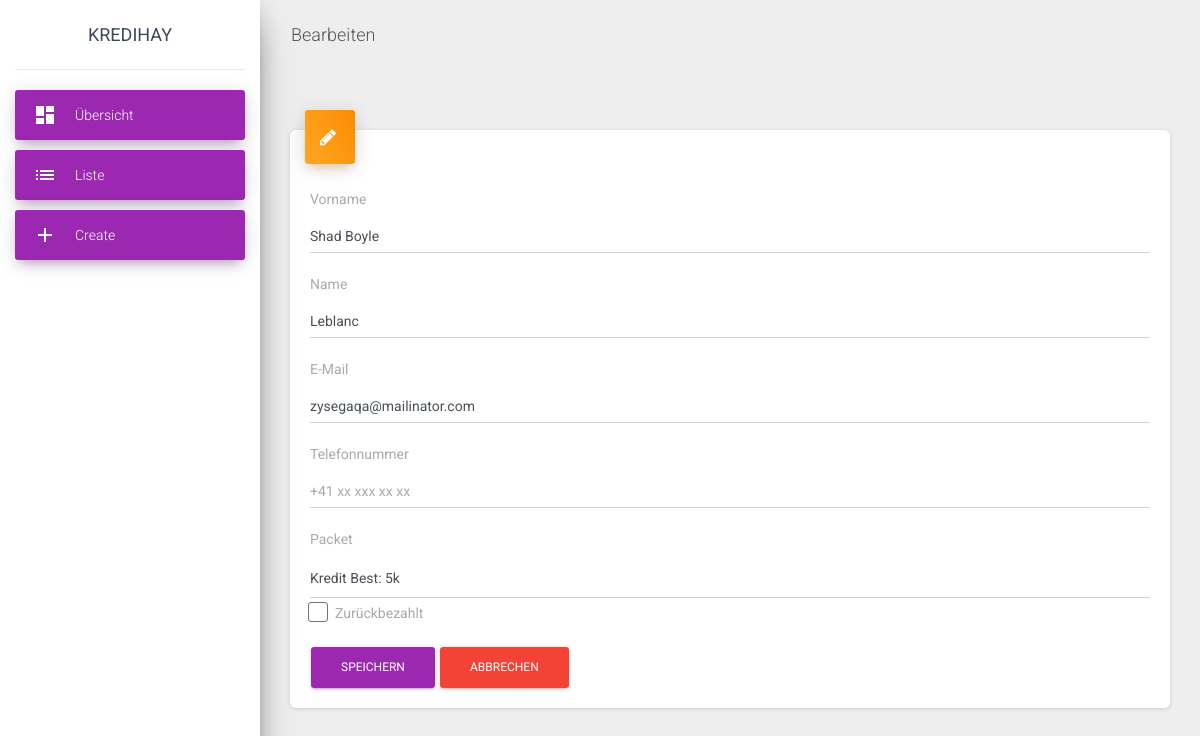
Screenshot of /Code/edit?id=1 with the database file from the repository.
### tables this page shows
CREATE TABLE `loans` (
  `id` int(11) NOT NULL,
  `prename` varchar(50) NOT NULL,
  `lastname` varchar(50) NOT NULL,
  `email` varchar(255) NOT NULL,
  `phone` varchar(50) DEFAULT NULL,
  `rate` int(11) NOT NULL,
  `fk_creditpackages_id` int(11) NOT NULL,
  `paidback` tinyint(1) NOT NULL DEFAULT '0',
  `startdate` datetime NOT NULL DEFAULT CURRENT_TIMESTAMP
);

CREATE TABLE `creditpackages` (
  `id` int(11) NOT NULL,
  `name` varchar(255) NOT NULL
);

### Code/app/Controllers/EditController.php (called while the page is built, shortened)
<?php
 class EditController
 {
     public function show()
     {
         $id = $_GET['id'] ?? '';
         $loan = Loan::getById($id);
         require './app/Views/edit.view.php';
     }
 }

### Code/core/Router.php (called while the page is built, shortened)
<?php
class Router
{
    protected array $routes = [];
    public function run(string $url)
    {
        $url = $this->cleanUrl($url);
        [$controller, $method] = explode('@', $this->routes[$url]);
        $handler = new $controller;
        return $handler->$method();
    }
    protected function cleanUrl(string $url) : string
    {
        return strtolower(trim($url, '/'));
    }
}

### Code/index.php (called while the page is built, shortened)
<?php
$routes = [
    '/' => 'HomeController@show',
    '/404' => 'SiteNotFoundController@show',
    '/create' => 'CreateController@show',
    '/list' => 'ListController@show',
    '/edit' => 'EditController@show',
    '/add' => 'CreateController@validate',
    '/update' => 'EditController@validate',
    '/state' => 'EditController@changeState'
];
$router = new Router($routes);
$router->run($_GET['url'] ?? '');

### Code/core/helpers.php (called while the page is built, shortened)
<?php
$dbInstance = null;
function db(): PDO
{
    global $dbInstance;
    if ($dbInstance) {
        return $dbInstance;
    }
    require 'Config/dbInfo.php';
    try {
        $dbInstance = new PDO('mysql:host=localhost;dbname=' . $DataBaseConfig['name'], $DataBaseConfig['username'], $DataBaseConfig['password'], [
            PDO::ATTR_ERRMODE            => PDO::ERRMODE_EXCEPTION,
            PDO::MYSQL_ATTR_INIT_COMMAND => 'SET NAMES utf8',
        ]);
        return $dbInstance;
    } catch (PDOException $e) {
        die('Keine Verbindung zur Datenbank möglich: ' . $e->getMessage());
    }
}

### Code/app/Models/Loan.php (called while the page is built, shortened)
<?php
class Loan
{
    private static string $tableName = 'loans';
    protected CreditPackage $creditPackage;
    protected array $readOnly = ['id','startdate'];
    protected $_data = array(
        'id' => '',
        'prename' => '',
        'lastname' => '',
        'email' => '',
        'phone' => '',
        'rate' => '',
        'paidback' => '',
        'startdate' => '',
        'creditPackageId' => ''
    );
    public function __get($name) {
        if (isset($this->_data[$name])) {
            return $this->_data[$name];
        } else {
            return null;
        }
    }
    public function __set($name, $value) {
        if (in_array($name,$this->readOnly)) {
            throw new Exception("not allowed : $name");
        } else {
            switch($name) {
                case 'paidback':
                    $this->_data['paidback'] = is_bool($value) ? $value : $this->_data['paidback'];
                    break;
                case 'rate':
                    $this->_data['rate'] = is_int($value) ? $value : $this->_data['rate'];
                    break;
                case 'creditPackageId':
                    $this->_data['creditPackageId'] = is_int($value) ? $value : $this->_data['creditPackageId'];
                    break;
                default:
                    $this->_data[$name] = $value;
                    break;
            }
        }
    }
    public function __construct(string $prename, string $lastname, string $email, int $rate, int $creditPackageId )
    {
        $this->prename = $prename;
        $this->lastname = $lastname;
        $this->email = $email;
        $this->creditPackageId = $creditPackageId;
    }
    public function getPackage(){
        if (isset($this->creditPackage)){
            return $this->creditPackage;
        }
        return CreditPackage::getById($this->creditPackageId ?? 0);
    }
    public static function getById(int $id): ?self
    {
        $statement = db()->prepare('SELECT * FROM '.Loan::$tableName.' WHERE id = :id LIMIT 1');
        $statement->bindParam(':id', $id);
        $statement->execute();
        $result = $statement->fetch();
        return Loan::makeSelfFromResult($result, CreditPackage::getById($result['fk_creditpackages_id']) );
    }
    private static function makeSelfFromResult(array $result, CreditPackage $package):self{
        $ToReturn = new self($result['prename'], $result['lastname'], $result['email'], $result['rate'], $result['fk_creditpackages_id']);
        $ToReturn->_data['id'] = $result['id'];
        $ToReturn->_data['phone'] = $result['phone'];
        $ToReturn->_data['startdate'] = $result['startdate'];
        $ToReturn->creditPackage = $package;
        return $ToReturn;
    }
}

### Code/app/Models/CreditPackage.php (called while the page is built, shortened)
<?php
class CreditPackage
{
    private static string $tableName = 'creditpackages';
    private function __construct( int $id, string $name)
    {
        $this->name = $name;
        $this->id = $id;
    }
    public static function getById(int $id): ?self  {
        $statement = db()->prepare('SELECT * FROM '.CreditPackage::$tableName.' WHERE id = :id LIMIT 1');
        $statement->bindParam(':id', $id);
        $statement->execute();
        $result = $statement->fetch();
        return new self($result['id'], $result['name']);
    }
}

### Code/app/Views/edit.view.php (the view, shortened to what this page needs)
<!doctype html>
<html lang="en">
<head>
    <link rel="stylesheet" href="https://maxcdn.bootstrapcdn.com/font-awesome/latest/css/font-awesome.min.css">
    <link href="./public/css/material-dashboard.css?v=2.1.2" rel="stylesheet"/>
    <link rel="stylesheet" href="./public/css/home">
</head>
<body>
<div class="wrapper ">
    <?php include './app/Views/nav.view.php'; ?>
    <div class="main-panel">
        <nav class="navbar navbar-expand-lg navbar-transparent navbar-absolute fixed-top ">
            <div class="container-fluid">
                <div class="navbar-wrapper">
                    <a class="navbar-brand" href="javascript:">Bearbeiten</a>
                </div>
            </div>
        </nav>
        <div class="content">
            <div class="container-fluid">
                <div class="card">
                    <div class="card-header card-chart card-header-warning card-header-width">
                        <div class="ct-chart" id="dailySalesChart">
                            <a class="fa fa-pencil fa-lg" aria-hidden="true"></a>
                        </div>
                    </div>
                    <div class="card-body list-block">
                        <form action="update" method="POST" id="createForm">
                            <div class="form-group">
                                <label for="prename">Vorname</label>
                                <input value="<?= $OldValues['prename'] ?? htmlspecialchars($loan->prename) ?>" type="text" class="form-control" id="prename" name="prename" placeholder="Max">
                            </div>
                            <div class="form-group">
                                <label for="lastname">Name</label>
                                <input value="<?= htmlspecialchars($OldValues['lastname'] ?? $loan->lastname) ?>" type="text" class="form-control" id="lastname" name="lastname" placeholder="Muster">
                            </div>
                            <div class="form-group">
                                <label for="email">E-Mail</label>
                                <input value="<?= htmlspecialchars($OldValues['email'] ?? $loan->email) ?>" type="text" class="form-control" id="email" name="email" placeholder="name@example.com">
                            </div>
                            <div class="form-group">
                                <label for="tel">Telefonnummer</label>
                                <input value="<?= htmlspecialchars($loan->phone) ?>" type="text" class="form-control" id="tel" name="tel" placeholder="+41 xx xxx xx xx">
                            </div>
                            <div class="form-group">
                                <label for="package">Packet</label>
                                <select class="form-control selectpicker" data-style="btn btn-link" id="package" name="package">
                                    <option value="<?= $loan->getPackage()->id ?>" hidden><?= htmlspecialchars($loan->getPackage()->name) ?></option>
                                </select>
                                <div class="form-check">
                                    <label class="form-check-label">
                                        Zurückbezahlt
                                        <span class="form-check-sign">
                                          <span class="check"></span>
                                        </span>
                                    </label>
                                </div>
                            </div>
                            <button type="submit" class="btn btn-primary">Speichern</button>
                            <a href="./list" class="btn btn-danger">Abbrechen</a>
                        </form>
                    </div>
                </div>
            </div>
        </div>
    </div>
</div>
</body>
</html>

### rows the page displays
loans: prename "Shad Boyle", lastname "Leblanc", email "zysegaqa@mailinator.com"
creditpackages: package "Kredit Best: 5k"
